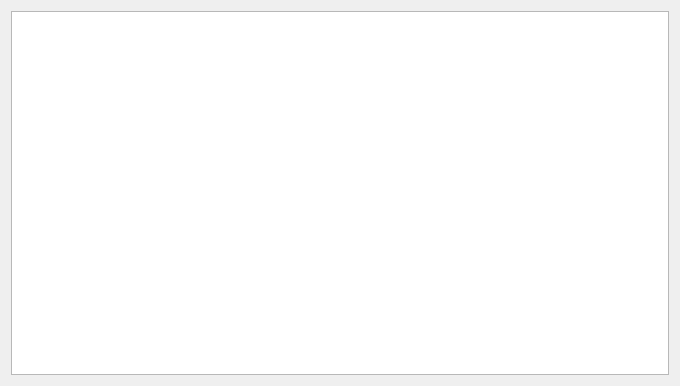
<?xml version="1.0" encoding="UTF-8"?>
<ui version="4.0">
 <class>DelegateTableViewDialog</class>
 <widget class="QDialog" name="DelegateTableViewDialog">
  <property name="geometry">
   <rect>
    <x>0</x>
    <y>0</y>
    <width>680</width>
    <height>386</height>
   </rect>
  </property>
  <property name="windowTitle">
   <string>DelegateTableViewDialog</string>
  </property>
  <layout class="QVBoxLayout" name="verticalLayout">
   <item>
    <widget class="QTableView" name="tableView"/>
   </item>
  </layout>
 </widget>
 <resources/>
 <connections/>
</ui>
